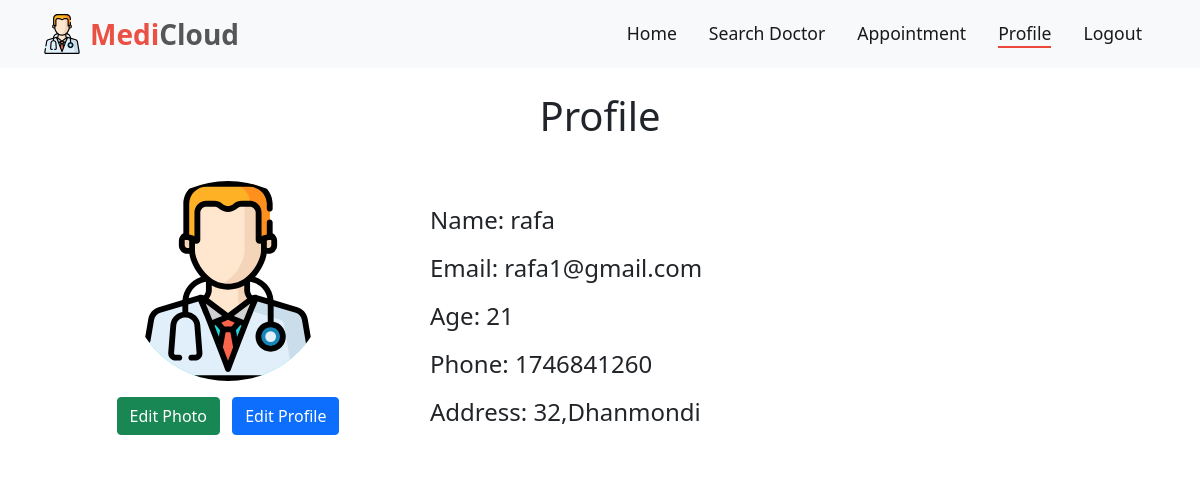
Screenshot of /patientProfile.php (signed in) with the database file from the repository.
### tables this page shows
CREATE TABLE `patient` (
  `Id` int(20) NOT NULL,
  `email` varchar(30) NOT NULL,
  `Password` varchar(20) NOT NULL,
  `name` varchar(30) NOT NULL,
  `number` int(20) NOT NULL,
  `address` varchar(60) NOT NULL,
  `Age` int(5) NOT NULL
);

### HTML/patientProfile.php (the view, shortened to what this page needs)
<?php
include "doctorDatabase.php";
$sql ="SELECT * FROM patient WHERE id={$_SESSION['id']};";
$result = mysqli_query($conn, $sql);
if(mysqli_num_rows($result) > 0){
  $row = $result->fetch_assoc();
  $email =$row["email"];
  $age =$row["Age"];
  $phone =$row["number"];
  $address =$row["address"];
}else{
  $email = "";
  $age ="";
  $phone = "";
  $address ="";
  $password="";
}
?>
<!DOCTYPE html>
<html lang="en">
  <head>
    <link
      href="https://cdn.jsdelivr.net/npm/bootstrap@5.1.0/dist/css/bootstrap.min.css"
      rel="stylesheet"
    />
    <link
      rel="stylesheet"
      href="https://cdnjs.cloudflare.com/ajax/libs/animate.css/4.1.1/animate.min.css"
    />
    <link rel="stylesheet" href="../CSS/style.css" />
  </head>
  <body>
    <header>
      <nav class="navbar navbar-expand-lg navbar-light bg-light">
        <div class="container">
          <a
            class="navbar-brand d-flex align-items-center fw-bold fs-3"
            href="patientHome.php"
          >
            <img
              src="../Assets/Images/doctor.svg"
              alt=""
              width="40"
              height="40"
              class="d-inline-block align-text-top me-2"
            />
            <span style="color: #ea5044">Medi</span
            ><span style="color: #555657">Cloud</span>
          </a>
          <div class="collapse navbar-collapse" id="navbarSupportedContent">
            <ul class="navbar-nav ms-auto mb-2 mb-lg-0">
              <li class="nav-item mx-2 fs-5">
                <a
                  class="nav-link active navbar-shortcutlink"
                  aria-current="page"
                  href="patientHome.php"
                  >Home</a
                >
              </li>
              <li class="nav-item mx-2 fs-5">
                <a
                  class="nav-link active navbar-shortcutlink"
                  aria-current="page"
                  href="searchDoctor.php"
                  >Search Doctor</a
                >
              </li>
              <li class="nav-item mx-2 fs-5">
                <a
                  class="nav-link active navbar-shortcutlink"
                  aria-current="page"
                  href="patientAppointment.php"
                  >Appointment</a
                >
              </li>
              <li class="nav-item mx-2 fs-5">
                <a
                  class="nav-link active navbar-shortcutlink current-page"
                  aria-current="page"
                  href="#"
                  >Profile</a
                >
              </li>
              <li class="nav-item mx-2 fs-5">
                <a
                  class="nav-link active navbar-shortcutlink"
                  aria-current="page"
                  href="logout.php"
                  >Logout</a
                >
              </li>
            </ul>
          </div>
        </div>
      </nav>
    </header>
    <main>
      <section class="container mt-4">
        <h1 class="card-title text-center mb-4">Profile</h1>
        <div class="card mb-3 border-0">
          <div class="row g-0 align-items-center">
            <div class="col-md-4 d-flex flex-column align-items-center">
              <div class="profile-image mt-3">
                <img
                  src="../Assets/Images/doctor.svg"
                  class="img-fluid rounded-circle"
                  height="200"
                  width="200"
                  alt="..."
                />
              </div>
              <div class="my-3">
                <button type="button" class="btn btn-success me-2">
                  Edit Photo
                </button>
                <button
                  type="button"
                  class="btn btn-primary"
                  data-bs-toggle="modal"
                  data-bs-target="#exampleModal"
                  id="editPatientProfileBtn"
                >
                  Edit Profile
                </button>
              </div>
            </div>
            <div class="col-md-8">
              <div class="card-body mt-3">
                <div class="card-text lh-lg fs-4">
                  <label for="patient-profile-name">Name: <?php echo"{$_SESSION['name']}" ?> </label><br />
                  <label for="patient-profile-email">Email: <?php echo"{$email}" ?></label><br />
                  <label for="patient-profile-age">Age: <?php echo"{$age}" ?></label><br />
                  <label for="patient-profile-phone">Phone: <?php echo"{$phone}" ?></label><br />
                  <label for="patient-profile-phone">Address: <?php echo"{$address}" ?></label>
                </div>
              </div>
            </div>
          </div>
        </div>
      </section>
    </main>
  </body>
</html>

### CSS/style.css (style rules this page uses)
:root { --primary-color: #ea493c; --secondary-color:#555657; }
.navbar-shortcutlink { transition: 0.2s transform; font-size: 1.1rem; }
.navbar-shortcutlink::after { content: ""; width: 0px; height: 2px; background: var(--primary-color); display: block; margin: auto; transition: 0.5s; }
.current-page::after { content: ""; width: 100%; height: 2px; background: var(--primary-color); display: block; margin: auto; }

### rows the page displays
patient: email "rafa1@gmail.com", Age "21", number "1746841260", address "32,Dhanmondi"

### other values shown
$_SESSION['name'] "rafa"
